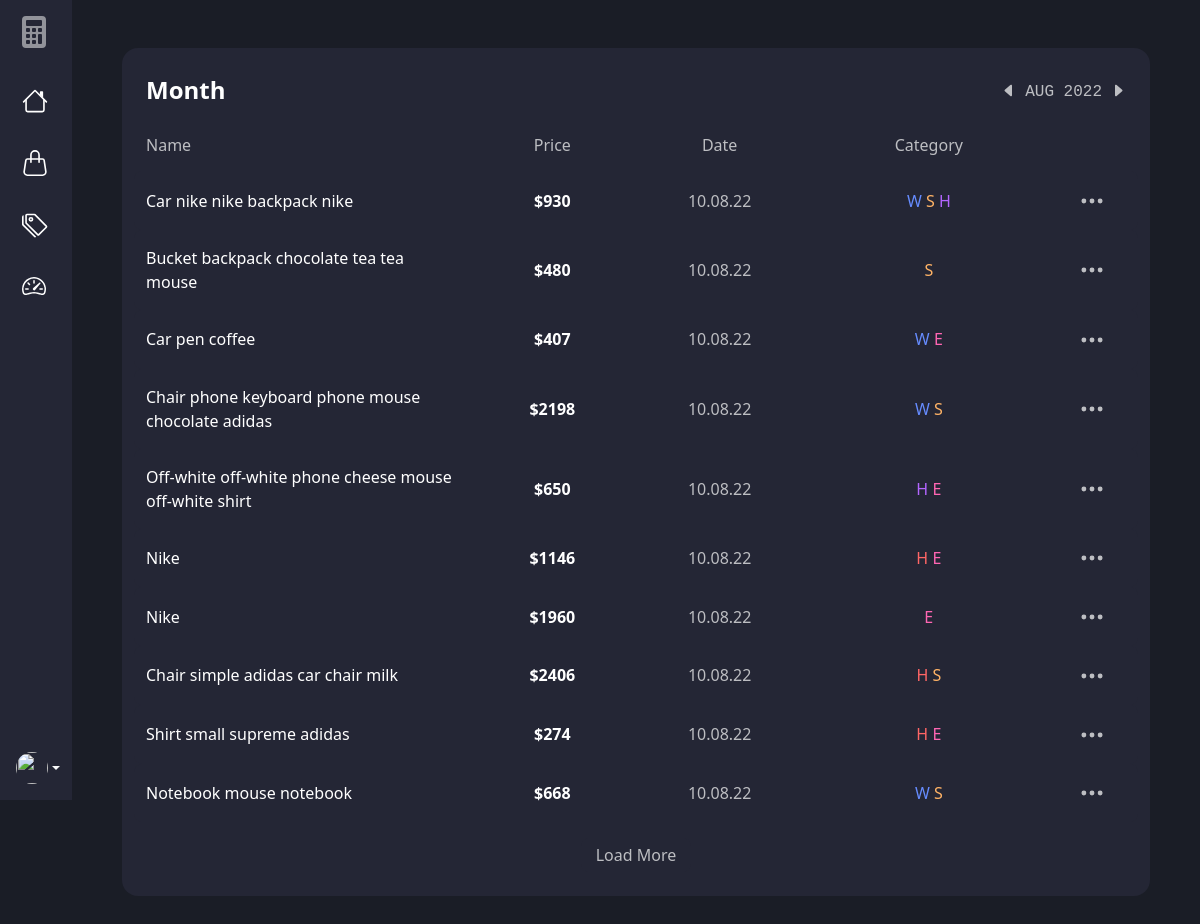
Screenshot of /total/month/show/ with the database file from the repository.
### expenses/models.py (models this page shows, shortened)
class Expense(models.Model):
    user = models.ForeignKey(User, on_delete=models.CASCADE)
    name = models.CharField(max_length=200)
    price = models.PositiveIntegerField()
    category = models.ManyToManyField(
        Category, related_name='category', blank=True)
    color = models.CharField(max_length=7, default='#0d6efd')
    created = models.DateTimeField(auto_now_add=True)
    class Meta:
        ordering = ['user', '-created']

class Category(models.Model):
    user = models.ForeignKey(User, on_delete=models.CASCADE)
    name = models.CharField(max_length=150)
    color = models.CharField(max_length=7, default='#0d6efd')
    created = models.DateTimeField(auto_now_add=True)
    class Meta:
        ordering = ['user', '-created']

### expenses/views.py (the view, shortened to what this page needs)
# urls.py: path('total/<str:period>/<str:action>/', views.expenses_date_filter, name='expenses-date-filter'),
def expenses_date_filter(request, period, action):
    year, month, day, week_start, week_end = '', '', '', '', ''
    _YEARS = [2020, 2021, 2022]
    _MONTHNAMES = ["Jan", "Feb", "Mar", "Apr", "May", "Jun",
                   "Jul", "Aug", "Sep", "Oct", "Nov", "Dec"]
    today = datetime.combine(date.today(), time(0, 0, 0))
    week = timedelta(minutes=60*24*7)
    if period == 'year':
        year = today.year
        expenses = Expense.objects.filter(created__year=year)
    elif period == 'month':
        month = today.month
        year = today.year
        expenses = Expense.objects.filter(
            Q(created__month=month), Q(created__year=year))
        month = _MONTHNAMES[month - 1]
    elif period == 'week':
        week_start = today - week
        week_end = today
        expenses = Expense.objects.filter(created__gte=week_start)
    if action != 'show':
        htmx = True
        if period == 'year':
            year = int(request.GET.get('year'))
            if action == 'previous':
                if year > _YEARS[0]:
                    year -= 1
            elif action == 'next':
                if year < _YEARS[-1]:
                    year += 1
            expenses = Expense.objects.filter(created__year=year)
            year = year
        elif period == 'month':
            month = int(_MONTHNAMES.index(request.GET.get('month'))) + 1
            year = int(request.GET.get('year'))
            if action == 'previous':
                if year == _YEARS[0] and month == 1:
                    pass
                else:
                    month -= 1
                    if month == 0:
                        year -= 1
            elif action == 'next':
                if year == _YEARS[-1] and month == 12:
                    pass
                else:
                    if month == 12:
                        month = 1
                        year += 1
                    else:
                        month += 1
            expenses = Expense.objects.filter(
                Q(created__month=month), Q(created__year=year))
            month = _MONTHNAMES[month - 1]
            year = year
        elif period == 'week':
            week_start = request.GET.get('week_start')
            week_end = request.GET.get('week_end')
            week_start_year = int(week_start.rstrip(', midnight')[-4:])
            week_start_month = int(_MONTHNAMES.index(week_start[:3])) + 1
            week_start_day = int(week_start.split()[1].rstrip(','))
            week_start = datetime(
                week_start_year, week_start_month, week_start_day)
            week_end_year = int(week_end.rstrip(', midnight')[-4:])
            week_end_month = int(_MONTHNAMES.index(week_end[:3])) + 1
            week_end_day = int(week_end.split()[1].rstrip(','))
            week_end = datetime(week_end_year, week_end_month, week_end_day)
            if action == 'previous':
                week_start = week_start - week
                week_end = week_end - week
                if week_start.year < _YEARS[0]:
                    week_start = week_start + week
                    week_end = week_end + week
            elif action == 'next':
                if week_end < today:
                    week_start = week_start + week
                    week_end = week_end + week
            expenses = Expense.objects.filter(
                Q(created__gte=week_start), Q(created__lte=week_end))
        elif period == 'day':
            day = int(request.GET.get('day'))
            month = int(_MONTHNAMES.index(request.GET.get('month'))) + 1
            year = int(request.GET.get('year'))
            if action == 'previous':
                if day > 1:
                    day -= 1
            elif action == 'next':
                try:
                    datetime(year, month, day + 1)
                    day += 1
                except:
                    day = day
            expenses = Expense.objects.filter(Q(created__day=day), Q(
                created__month=month), Q(created__year=year))
            day = f'0{day}' if len(str(day)) == 1 else day
            month = _MONTHNAMES[month - 1]
    else:
        htmx = False
    paginator = Paginator(expenses, 10)
    page_number = request.GET.get('page', 1)
    page_obj = paginator.get_page(page_number)
    context = {
        'expenses': page_obj,
        'period': period,
        'year': year,
        'month': month,
        'day': day,
        'week_start': week_start,
        'week_end': week_end,
        'years': _YEARS,
        'months': _MONTHNAMES,
    }
    if request.GET.get('load-more') == 'True':
        return render(request, 'expenses/expenses-card-rows.html', context)
    if htmx == True:
        return render(request, 'expenses/expenses-card.html', context)
    else:
        return render(request, 'expenses/total-period.html', context)

### expenses/templates/expenses/total-period.html (shortened to what this page needs)
{% extends 'expenses/base.html' %}
{% block content %}
<div class="container-fluid my-5">
    {% include 'expenses/expenses-card.html' %}
</div>
{% endblock content %}

### expenses/templates/expenses/expenses-card-rows.html (shortened to what this page needs)
{% for expense in expenses %}
<div class="row py-3 align-items-center justify-content-between table-row">
    <div class="col-6 col-sm-3 col-md-4">
        <a href="" class="text-base-link">{{ expense.name }}</a>
    </div>
    <div class="col-6 col-sm-3 col-md-2 text-center">
        <a href="" class="text-base-link fw-semibold">${{ expense.price }}</a>
    </div>
    <div class="col-6 col-sm-2 col-md-2 text-center">
        <a href="" class="text-second-link">{{ expense.created|date:"d.m.y" }}</a>
    </div>
    <div class="col-6 col-sm-3 col-md-3 text-center">
        {% for category in expense.category.all %}
        <a style="color: {{ category.color }};" class="text-second-link"
            id="category-opened{{ category.pk }}{{ expense.pk }}"
            onclick="categoryShow({{ category.pk }}, {{ expense.pk }})"> {{ category.name|first }} </a>
        {% endfor %}
    </div>
    <div class="col-6 col-sm-1 col-md-1 text-center">
        <a href="" class="text-second-link">
            <svg xmlns="http://www.w3.org/2000/svg" width="26" height="26" fill="currentColor"
                class="bi bi-three-dots text-center me-2" viewBox="0 0 16 16">
                <path
                    d="M3 9.5a1.5 1.5 0 1 1 0-3 1.5 1.5 0 0 1 0 3zm5 0a1.5 1.5 0 1 1 0-3 1.5 1.5 0 0 1 0 3zm5 0a1.5 1.5 0 1 1 0-3 1.5 1.5 0 0 1 0 3z" />
            </svg>
        </a>
    </div>
</div>
{% endfor %}
{% if expenses.has_next %}
<div class="text-center mt-3" id="load-more">
    <button class="btn-c" hx-get="{% url 'expenses-date-filter' period 'show' %}?page={{ expenses.next_page_number }}&load-more=True"
        hx-target="#load-more" hx-swap="outerHTML">Load More</button>
</div>
{% endif %}

### expenses/static/css/style.css (style rules this page uses)
:root { --accent: #ef642c; --second: #bdbec2; --base: #ffffff; --bg-light: #242635; --bg-second: #1f222e; --bg-dark: #1a1d26; --bg-gradient: linear-gradient(180deg, rgba(255, 255, 255, 0.007), rgba(233, 233, 233, 0.089), rgba(112, 112, 112, 0.411)); --bg-gradient-accent: linear-gradient(180deg, rgba(251, 98, 101, 1), rgba(233, 78, 50, 1), rgba(239, 99, 44, 1)); --bg-gradient-blue: linear-gradient(180deg, rgba(42, 167, 248, 1), rgba(48, 107, 221, 1), rgba(53, 70, 242, 1)); --bg-gradient-purple: linear-gradient(180deg, rgba(241, 42, 227, 1), rgba(191, 51, 234, 1), rgba(150, 54, 243, 1)); --bg-gradient-green: linear-gradient(180deg, rgba(68, 216, 154, 1), rgba(31, 209, 185, 1), rgba(52, 205, 224, 1)); --navbar-width: 220px; --navbar-width-sm: 4.5rem; }
.container-fluid { padding-right: 50px; padding-left: 50px; }
.bg-dark-c { background-color: var(--bg-dark); }
.text-second-link { color: var(--second); text-decoration: none; cursor: pointer; transition-duration: 0.2s; }
.text-base-link { color: var(--base); text-decoration: none; cursor: pointer; transition-duration: 0.2s; }
.table-row { background-color: var(--bg-light); border-radius: 0.5rem; transition-duration: 0.3s; }
.btn-c { background-color: var(--bg-light); border: none; border-radius: 0.5rem; color: var(--second); padding: 5px 15px; text-align: center; text-decoration: none; display: inline-block; font-size: 16px; transition-duration: 0.2s; }

### rows the page displays
Expense: name "Car nike nike backpack nike", price "930", created "10.08.22"
Category: name|first "W"
Category: name|first "S"
Category: name|first "H"
Expense: name "Bucket backpack chocolate tea tea mouse", price "480", created "10.08.22"
Expense: name "Car pen coffee", price "407", created "10.08.22"
Category: name|first "E"
Expense: name "Chair phone keyboard phone mouse chocolate adidas", price "2198", created "10.08.22"
Expense: name "Off-white off-white phone cheese mouse off-white shirt", price "650", created "10.08.22"
Expense: name "Nike", price "1146", created "10.08.22"
Category: name|first "H"
Expense: name "Nike", price "1960", created "10.08.22"
Expense: name "Chair simple adidas car chair milk", price "2406", created "10.08.22"
Expense: name "Shirt small supreme adidas", price "274", created "10.08.22"
Expense: name "Notebook mouse notebook", price "668", created "10.08.22"

### other values shown
{{ month }} "AUG"
{{ year }} "2022"
